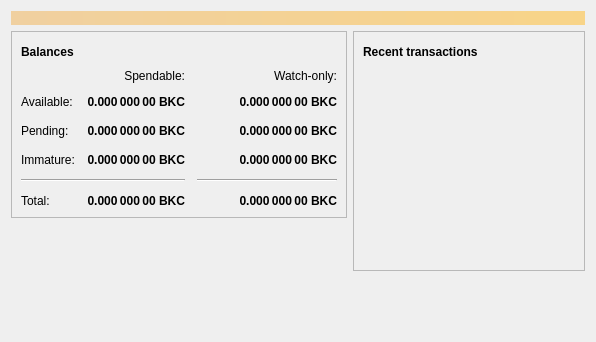
<?xml version="1.0" encoding="UTF-8"?>
<ui version="4.0">
 <class>OverviewPage</class>
 <widget class="QWidget" name="OverviewPage">
  <property name="geometry">
   <rect>
    <x>0</x>
    <y>0</y>
    <width>596</width>
    <height>342</height>
   </rect>
  </property>
  <property name="windowTitle">
   <string>Form</string>
  </property>
  <layout class="QVBoxLayout" name="topLayout">
   <item>
    <widget class="QLabel" name="labelAlerts">
     <property name="visible">
      <bool>false</bool>
     </property>
     <property name="styleSheet">
      <string notr="true">QLabel { background-color: qlineargradient(x1: 0, y1: 0, x2: 1, y2: 0, stop:0 #F0D0A0, stop:1 #F8D488); color:#000000; }</string>
     </property>
     <property name="wordWrap">
      <bool>true</bool>
     </property>
     <property name="margin">
      <number>3</number>
     </property>
     <property name="textInteractionFlags">
      <set>Qt::TextSelectableByMouse</set>
     </property>
    </widget>
   </item>
   <item>
    <layout class="QHBoxLayout" name="horizontalLayout" stretch="1,1">
     <item>
      <layout class="QVBoxLayout" name="verticalLayout_2">
       <item>
        <widget class="QFrame" name="frame">
         <property name="frameShape">
          <enum>QFrame::StyledPanel</enum>
         </property>
         <property name="frameShadow">
          <enum>QFrame::Raised</enum>
         </property>
         <layout class="QVBoxLayout" name="verticalLayout_4">
          <item>
           <layout class="QHBoxLayout" name="horizontalLayout_4">
            <item>
             <widget class="QLabel" name="label_5">
              <property name="font">
               <font>
                <weight>75</weight>
                <bold>true</bold>
               </font>
              </property>
              <property name="text">
               <string>Balances</string>
              </property>
             </widget>
            </item>
            <item>
             <widget class="QPushButton" name="labelWalletStatus">
              <property name="enabled">
               <bool>true</bool>
              </property>
              <property name="maximumSize">
               <size>
                <width>30</width>
                <height>16777215</height>
               </size>
              </property>
              <property name="toolTip">
               <string>The displayed information may be out of date. Your wallet automatically synchronizes with the Briskcoin network after a connection is established, but this process has not completed yet.</string>
              </property>
              <property name="text">
               <string/>
              </property>
              <property name="icon">
               <iconset resource="../bitcoin.qrc">
                <normaloff>:/icons/warning</normaloff>
                <disabledoff>:/icons/warning</disabledoff>:/icons/warning</iconset>
              </property>
              <property name="iconSize">
               <size>
                <width>24</width>
                <height>24</height>
               </size>
              </property>
              <property name="flat">
               <bool>true</bool>
              </property>
             </widget>
            </item>
            <item>
             <spacer name="horizontalSpacer_3">
              <property name="orientation">
               <enum>Qt::Horizontal</enum>
              </property>
              <property name="sizeHint" stdset="0">
               <size>
                <width>40</width>
                <height>20</height>
               </size>
              </property>
             </spacer>
            </item>
           </layout>
          </item>
          <item>
           <layout class="QGridLayout" name="gridLayout">
            <property name="spacing">
             <number>12</number>
            </property>
            <item row="2" column="2">
             <widget class="QLabel" name="labelWatchPending">
              <property name="font">
               <font>
                <weight>75</weight>
                <bold>true</bold>
               </font>
              </property>
              <property name="cursor">
               <cursorShape>IBeamCursor</cursorShape>
              </property>
              <property name="toolTip">
               <string>Unconfirmed transactions to watch-only addresses</string>
              </property>
              <property name="text">
               <string notr="true">0.000 000 00 BKC</string>
              </property>
              <property name="alignment">
               <set>Qt::AlignRight|Qt::AlignTrailing|Qt::AlignVCenter</set>
              </property>
              <property name="textInteractionFlags">
               <set>Qt::LinksAccessibleByMouse|Qt::TextSelectableByKeyboard|Qt::TextSelectableByMouse</set>
              </property>
             </widget>
            </item>
            <item row="2" column="1">
             <widget class="QLabel" name="labelUnconfirmed">
              <property name="font">
               <font>
                <weight>75</weight>
                <bold>true</bold>
               </font>
              </property>
              <property name="cursor">
               <cursorShape>IBeamCursor</cursorShape>
              </property>
              <property name="toolTip">
               <string>Total of transactions that have yet to be confirmed, and do not yet count toward the spendable balance</string>
              </property>
              <property name="text">
               <string notr="true">0.000 000 00 BKC</string>
              </property>
              <property name="alignment">
               <set>Qt::AlignRight|Qt::AlignTrailing|Qt::AlignVCenter</set>
              </property>
              <property name="textInteractionFlags">
               <set>Qt::LinksAccessibleByMouse|Qt::TextSelectableByKeyboard|Qt::TextSelectableByMouse</set>
              </property>
             </widget>
            </item>
            <item row="3" column="2">
             <widget class="QLabel" name="labelWatchImmature">
              <property name="font">
               <font>
                <weight>75</weight>
                <bold>true</bold>
               </font>
              </property>
              <property name="cursor">
               <cursorShape>IBeamCursor</cursorShape>
              </property>
              <property name="toolTip">
               <string>Mined balance in watch-only addresses that has not yet matured</string>
              </property>
              <property name="text">
               <string notr="true">0.000 000 00 BKC</string>
              </property>
              <property name="alignment">
               <set>Qt::AlignRight|Qt::AlignTrailing|Qt::AlignVCenter</set>
              </property>
              <property name="textInteractionFlags">
               <set>Qt::LinksAccessibleByMouse|Qt::TextSelectableByKeyboard|Qt::TextSelectableByMouse</set>
              </property>
             </widget>
            </item>
            <item row="4" column="0" colspan="2">
             <widget class="Line" name="line">
              <property name="orientation">
               <enum>Qt::Horizontal</enum>
              </property>
             </widget>
            </item>
            <item row="4" column="2">
             <widget class="Line" name="lineWatchBalance">
              <property name="sizePolicy">
               <sizepolicy hsizetype="Preferred" vsizetype="Fixed">
                <horstretch>0</horstretch>
                <verstretch>0</verstretch>
               </sizepolicy>
              </property>
              <property name="minimumSize">
               <size>
                <width>140</width>
                <height>0</height>
               </size>
              </property>
              <property name="orientation">
               <enum>Qt::Horizontal</enum>
              </property>
             </widget>
            </item>
            <item row="5" column="0">
             <widget class="QLabel" name="labelTotalText">
              <property name="text">
               <string>Total:</string>
              </property>
             </widget>
            </item>
            <item row="3" column="1">
             <widget class="QLabel" name="labelImmature">
              <property name="font">
               <font>
                <weight>75</weight>
                <bold>true</bold>
               </font>
              </property>
              <property name="cursor">
               <cursorShape>IBeamCursor</cursorShape>
              </property>
              <property name="toolTip">
               <string>Mined balance that has not yet matured</string>
              </property>
              <property name="text">
               <string notr="true">0.000 000 00 BKC</string>
              </property>
              <property name="alignment">
               <set>Qt::AlignRight|Qt::AlignTrailing|Qt::AlignVCenter</set>
              </property>
              <property name="textInteractionFlags">
               <set>Qt::LinksAccessibleByMouse|Qt::TextSelectableByKeyboard|Qt::TextSelectableByMouse</set>
              </property>
             </widget>
            </item>
            <item row="2" column="3">
             <spacer name="horizontalSpacer_2">
              <property name="orientation">
               <enum>Qt::Horizontal</enum>
              </property>
              <property name="sizeHint" stdset="0">
               <size>
                <width>40</width>
                <height>20</height>
               </size>
              </property>
             </spacer>
            </item>
            <item row="3" column="0">
             <widget class="QLabel" name="labelImmatureText">
              <property name="text">
               <string>Immature:</string>
              </property>
             </widget>
            </item>
            <item row="5" column="1">
             <widget class="QLabel" name="labelTotal">
              <property name="font">
               <font>
                <weight>75</weight>
                <bold>true</bold>
               </font>
              </property>
              <property name="cursor">
               <cursorShape>IBeamCursor</cursorShape>
              </property>
              <property name="toolTip">
               <string>Your current total balance</string>
              </property>
              <property name="text">
               <string notr="true">0.000 000 00 BKC</string>
              </property>
              <property name="alignment">
               <set>Qt::AlignRight|Qt::AlignTrailing|Qt::AlignVCenter</set>
              </property>
              <property name="textInteractionFlags">
               <set>Qt::LinksAccessibleByMouse|Qt::TextSelectableByKeyboard|Qt::TextSelectableByMouse</set>
              </property>
             </widget>
            </item>
            <item row="5" column="2">
             <widget class="QLabel" name="labelWatchTotal">
              <property name="font">
               <font>
                <weight>75</weight>
                <bold>true</bold>
               </font>
              </property>
              <property name="cursor">
               <cursorShape>IBeamCursor</cursorShape>
              </property>
              <property name="toolTip">
               <string>Current total balance in watch-only addresses</string>
              </property>
              <property name="text">
               <string notr="true">0.000 000 00 BKC</string>
              </property>
              <property name="alignment">
               <set>Qt::AlignRight|Qt::AlignTrailing|Qt::AlignVCenter</set>
              </property>
              <property name="textInteractionFlags">
               <set>Qt::LinksAccessibleByMouse|Qt::TextSelectableByKeyboard|Qt::TextSelectableByMouse</set>
              </property>
             </widget>
            </item>
            <item row="0" column="2">
             <widget class="QLabel" name="labelWatchonly">
              <property name="text">
               <string>Watch-only:</string>
              </property>
              <property name="alignment">
               <set>Qt::AlignRight|Qt::AlignTrailing|Qt::AlignVCenter</set>
              </property>
             </widget>
            </item>
            <item row="1" column="0">
             <widget class="QLabel" name="labelBalanceText">
              <property name="text">
               <string>Available:</string>
              </property>
             </widget>
            </item>
            <item row="1" column="1">
             <widget class="QLabel" name="labelBalance">
              <property name="font">
               <font>
                <weight>75</weight>
                <bold>true</bold>
               </font>
              </property>
              <property name="cursor">
               <cursorShape>IBeamCursor</cursorShape>
              </property>
              <property name="toolTip">
               <string>Your current spendable balance</string>
              </property>
              <property name="text">
               <string notr="true">0.000 000 00 BKC</string>
              </property>
              <property name="alignment">
               <set>Qt::AlignRight|Qt::AlignTrailing|Qt::AlignVCenter</set>
              </property>
              <property name="textInteractionFlags">
               <set>Qt::LinksAccessibleByMouse|Qt::TextSelectableByKeyboard|Qt::TextSelectableByMouse</set>
              </property>
             </widget>
            </item>
            <item row="1" column="2">
             <widget class="QLabel" name="labelWatchAvailable">
              <property name="font">
               <font>
                <weight>75</weight>
                <bold>true</bold>
               </font>
              </property>
              <property name="cursor">
               <cursorShape>IBeamCursor</cursorShape>
              </property>
              <property name="toolTip">
               <string>Your current balance in watch-only addresses</string>
              </property>
              <property name="text">
               <string notr="true">0.000 000 00 BKC</string>
              </property>
              <property name="alignment">
               <set>Qt::AlignRight|Qt::AlignTrailing|Qt::AlignVCenter</set>
              </property>
              <property name="textInteractionFlags">
               <set>Qt::LinksAccessibleByMouse|Qt::TextSelectableByKeyboard|Qt::TextSelectableByMouse</set>
              </property>
             </widget>
            </item>
            <item row="2" column="0">
             <widget class="QLabel" name="labelPendingText">
              <property name="text">
               <string>Pending:</string>
              </property>
             </widget>
            </item>
            <item row="0" column="1">
             <widget class="QLabel" name="labelSpendable">
              <property name="text">
               <string>Spendable:</string>
              </property>
              <property name="alignment">
               <set>Qt::AlignRight|Qt::AlignTrailing|Qt::AlignVCenter</set>
              </property>
             </widget>
            </item>
           </layout>
          </item>
         </layout>
        </widget>
       </item>
       <item>
        <spacer name="verticalSpacer">
         <property name="orientation">
          <enum>Qt::Vertical</enum>
         </property>
         <property name="sizeHint" stdset="0">
          <size>
           <width>20</width>
           <height>40</height>
          </size>
         </property>
        </spacer>
       </item>
      </layout>
     </item>
     <item>
      <layout class="QVBoxLayout" name="verticalLayout_3">
       <item>
        <widget class="QFrame" name="frame_2">
         <property name="frameShape">
          <enum>QFrame::StyledPanel</enum>
         </property>
         <property name="frameShadow">
          <enum>QFrame::Raised</enum>
         </property>
         <layout class="QVBoxLayout" name="verticalLayout">
          <item>
           <layout class="QHBoxLayout" name="horizontalLayout_2">
            <item>
             <widget class="QLabel" name="label_4">
              <property name="font">
               <font>
                <weight>75</weight>
                <bold>true</bold>
               </font>
              </property>
              <property name="text">
               <string>Recent transactions</string>
              </property>
             </widget>
            </item>
            <item>
             <widget class="QPushButton" name="labelTransactionsStatus">
              <property name="enabled">
               <bool>true</bool>
              </property>
              <property name="maximumSize">
               <size>
                <width>30</width>
                <height>16777215</height>
               </size>
              </property>
              <property name="toolTip">
               <string>The displayed information may be out of date. Your wallet automatically synchronizes with the Briskcoin network after a connection is established, but this process has not completed yet.</string>
              </property>
              <property name="text">
               <string/>
              </property>
              <property name="icon">
               <iconset resource="../bitcoin.qrc">
                <normaloff>:/icons/warning</normaloff>
                <disabledoff>:/icons/warning</disabledoff>:/icons/warning</iconset>
              </property>
              <property name="iconSize">
               <size>
                <width>24</width>
                <height>24</height>
               </size>
              </property>
              <property name="flat">
               <bool>true</bool>
              </property>
             </widget>
            </item>
            <item>
             <spacer name="horizontalSpacer">
              <property name="orientation">
               <enum>Qt::Horizontal</enum>
              </property>
              <property name="sizeHint" stdset="0">
               <size>
                <width>40</width>
                <height>20</height>
               </size>
              </property>
             </spacer>
            </item>
           </layout>
          </item>
          <item>
           <widget class="QListView" name="listTransactions">
            <property name="styleSheet">
             <string notr="true">QListView { background: transparent; }</string>
            </property>
            <property name="frameShape">
             <enum>QFrame::NoFrame</enum>
            </property>
            <property name="verticalScrollBarPolicy">
             <enum>Qt::ScrollBarAlwaysOff</enum>
            </property>
            <property name="horizontalScrollBarPolicy">
             <enum>Qt::ScrollBarAlwaysOff</enum>
            </property>
            <property name="selectionMode">
             <enum>QAbstractItemView::NoSelection</enum>
            </property>
           </widget>
          </item>
         </layout>
        </widget>
       </item>
       <item>
        <spacer name="verticalSpacer_2">
         <property name="orientation">
          <enum>Qt::Vertical</enum>
         </property>
         <property name="sizeHint" stdset="0">
          <size>
           <width>20</width>
           <height>40</height>
          </size>
         </property>
        </spacer>
       </item>
      </layout>
     </item>
    </layout>
   </item>
  </layout>
 </widget>
 <resources/>
 <connections/>
</ui>
